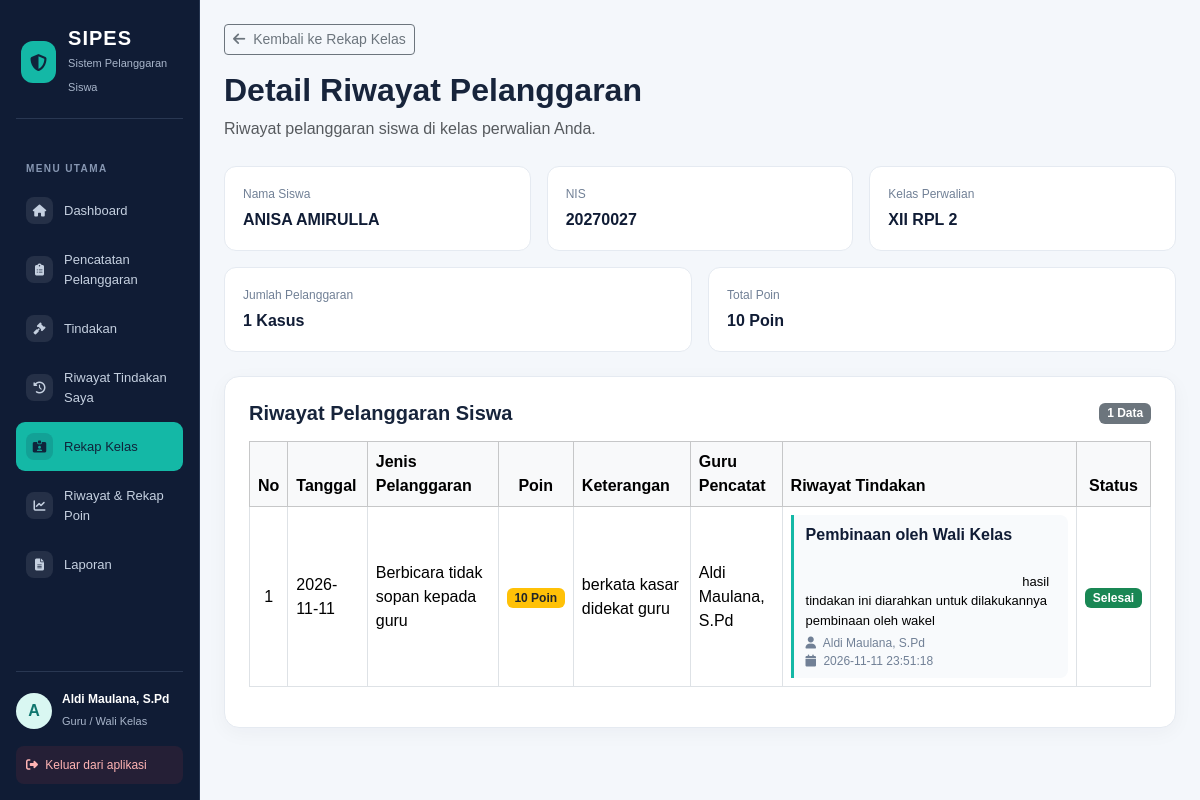
Page /detail_riwayat_pelanggaran.php?id=127 (signed in) on the committed database.
### tables this page shows
CREATE TABLE `t_siswa` (
  `id` int(11) NOT NULL,
  `nis` varchar(30) DEFAULT NULL,
  `nisn` varchar(20) NOT NULL,
  `nama` varchar(150) DEFAULT NULL,
  `jenis_kelamin` char(1) NOT NULL,
  `tanggal_lahir` date NOT NULL,
  `alamat` text NOT NULL,
  `status_aktif` tinyint(1) NOT NULL,
  `created_at` timestamp NOT NULL DEFAULT current_timestamp(),
  `updated_at` timestamp NOT NULL DEFAULT current_timestamp()
);

CREATE TABLE `t_kelas` (
  `id` int(11) NOT NULL,
  `nama` varchar(100) DEFAULT NULL,
  `tingkat` varchar(20) NOT NULL,
  `jurusan` varchar(100) NOT NULL,
  `status_aktif` tinyint(1) NOT NULL,
  `created_at` timestamp NOT NULL DEFAULT current_timestamp(),
  `updated_at` timestamp NOT NULL DEFAULT current_timestamp()
);

CREATE TABLE `t_pelanggaran_siswa` (
  `id` int(11) NOT NULL,
  `tahun_ajaran_id` int(11) DEFAULT NULL,
  `siswa_id` int(11) DEFAULT NULL,
  `nama_siswa` varchar(150) NOT NULL,
  `kelas_id` int(11) DEFAULT NULL,
  `nama_kelas` varchar(100) NOT NULL,
  `pelanggaran_id` int(11) DEFAULT NULL,
  `nama_pelanggaran` varchar(150) NOT NULL,
  `pelanggaran_kategori_id` int(11) DEFAULT NULL,
  `guru_id` int(11) DEFAULT NULL,
  `nama_guru` varchar(150) NOT NULL,
  `tanggal` date DEFAULT NULL,
  `keterangan` text NOT NULL,
  `poin` int(11) NOT NULL,
  `tindakan` text NOT NULL,
  `status` varchar(30) NOT NULL,
  `created_at` timestamp NOT NULL DEFAULT current_timestamp(),
  `updated_at` timestamp NOT NULL DEFAULT current_timestamp()
);

CREATE TABLE `t_riwayat_tindakan` (
  `id` int(11) NOT NULL,
  `pelanggaran_siswa_id` int(11) NOT NULL,
  `penindak_id` int(11) NOT NULL,
  `tindakan` varchar(150) NOT NULL,
  `keterangan` text NOT NULL,
  `tanggal_tindakan` datetime NOT NULL DEFAULT current_timestamp(),
  `created_at` timestamp NOT NULL DEFAULT current_timestamp()
);

CREATE TABLE `t_users` (
  `id` int(11) NOT NULL,
  `name` varchar(255) NOT NULL,
  `email` varchar(255) DEFAULT NULL,
  `email_verified_at` timestamp NOT NULL DEFAULT current_timestamp(),
  `password` varchar(255) DEFAULT NULL,
  `remember_token` varchar(100) NOT NULL,
  `role` varchar(255) NOT NULL,
  `created_at` timestamp NOT NULL DEFAULT current_timestamp(),
  `updated_at` timestamp NOT NULL DEFAULT current_timestamp()
);

### detail_riwayat_pelanggaran.php (the view, shortened to what this page needs)
<?php
include 'config/koneksi.php';
$user_id = (int) ($_SESSION['id'] ?? 0);
$siswa_id = filter_input(INPUT_GET, 'id', FILTER_VALIDATE_INT);
$stmt_wali = mysqli_prepare($koneksi, "
    SELECT
        k.id AS kelas_id,
        k.nama AS nama_kelas,
        ta.id AS tahun_ajaran_id
    FROM t_wali_kelas tw
    JOIN t_guru g ON tw.guru_id = g.id
    JOIN t_kelas k ON tw.kelas_id = k.id
    JOIN t_tahun_ajaran ta ON tw.tahun_ajaran_id = ta.id
    WHERE g.user_id = ?
      AND g.status_aktif = 1
      AND tw.status_aktif = 1
      AND k.status_aktif = 1
      AND ta.status_aktif = 1
    ORDER BY tw.id DESC
    LIMIT 1
");
mysqli_stmt_bind_param($stmt_wali, "i", $user_id);
mysqli_stmt_execute($stmt_wali);
$q_wali = mysqli_stmt_get_result($stmt_wali);
$data_wali = mysqli_fetch_assoc($q_wali);
$kelas_id_wali = (int) $data_wali['kelas_id'];
$tahun_ajaran_id_aktif = (int) $data_wali['tahun_ajaran_id'];
$nama_kelas_wali = $data_wali['nama_kelas'];
$stmt_siswa = mysqli_prepare($koneksi, "
    SELECT s.id, s.nis, s.nama
    FROM t_siswa s
    JOIN t_kelas_siswa ks
        ON ks.siswa_id = s.id
    WHERE s.id = ?
      AND s.status_aktif = 1
      AND ks.kelas_id = ?
      AND ks.tahun_ajaran_id = ?
      AND ks.status_aktif = 1
    LIMIT 1
");
mysqli_stmt_bind_param(
    $stmt_siswa,
    "iii",
    $siswa_id,
    $kelas_id_wali,
    $tahun_ajaran_id_aktif
);
mysqli_stmt_execute($stmt_siswa);
$q_siswa = mysqli_stmt_get_result($stmt_siswa);
$data_siswa = mysqli_fetch_assoc($q_siswa);
$stmt_riwayat = mysqli_prepare($koneksi, "
    SELECT
        ps.id,
        ps.tanggal,
        COALESCE(
            NULLIF(NULLIF(TRIM(ps.nama_pelanggaran), ''), '0'),
            NULLIF(NULLIF(TRIM(p.nama), ''), '0'),
            '-'
        ) AS nama_pelanggaran,
        ps.poin,
        ps.keterangan,
        COALESCE(
            NULLIF(NULLIF(TRIM(ps.nama_guru), ''), '0'),
            NULLIF(NULLIF(TRIM(g.nama), ''), '0'),
            '-'
        ) AS nama_guru,
        ps.tindakan,
        ps.status
    FROM t_pelanggaran_siswa ps
    LEFT JOIN t_pelanggaran p
        ON ps.pelanggaran_id = p.id
    LEFT JOIN t_guru g
        ON ps.guru_id = g.id
    WHERE ps.siswa_id = ?
      AND ps.kelas_id = ?
      AND ps.tahun_ajaran_id = ?
    ORDER BY ps.tanggal DESC, ps.id DESC
");
mysqli_stmt_bind_param(
    $stmt_riwayat,
    "iii",
    $siswa_id,
    $kelas_id_wali,
    $tahun_ajaran_id_aktif
);
mysqli_stmt_execute($stmt_riwayat);
$q_riwayat = mysqli_stmt_get_result($stmt_riwayat);
$data_riwayat = [];
while ($row = mysqli_fetch_assoc($q_riwayat)) {
    $data_riwayat[] = $row;
}
$stmt_tindakan = mysqli_prepare($koneksi, "
    SELECT
        rt.pelanggaran_siswa_id,
        rt.tindakan,
        rt.keterangan,
        rt.tanggal_tindakan,
        u.name AS nama_penindak
    FROM t_riwayat_tindakan rt
    INNER JOIN t_pelanggaran_siswa ps
        ON rt.pelanggaran_siswa_id = ps.id
    LEFT JOIN t_users u
        ON rt.penindak_id = u.id
    WHERE ps.siswa_id = ?
      AND ps.kelas_id = ?
      AND ps.tahun_ajaran_id = ?
    ORDER BY rt.tanggal_tindakan ASC, rt.id ASC
");
mysqli_stmt_bind_param(
    $stmt_tindakan,
    "iii",
    $siswa_id,
    $kelas_id_wali,
    $tahun_ajaran_id_aktif
);
mysqli_stmt_execute($stmt_tindakan);
$q_tindakan = mysqli_stmt_get_result($stmt_tindakan);
$data_tindakan = [];
while ($row_tindakan = mysqli_fetch_assoc($q_tindakan)) {
    $id_pelanggaran = (int) $row_tindakan['pelanggaran_siswa_id'];
    if (!isset($data_tindakan[$id_pelanggaran])) {
        $data_tindakan[$id_pelanggaran] = [];
    }
    $data_tindakan[$id_pelanggaran][] = $row_tindakan;
}
$total_poin = 0;
foreach ($data_riwayat as $riwayat) {
    $total_poin += (int) $riwayat['poin'];
}
function e($nilai)
{
    return htmlspecialchars((string) ($nilai ?? ''), ENT_QUOTES, 'UTF-8');
}
?>
<!DOCTYPE html>
<html lang="id">
<head>
    <link href="https://cdn.jsdelivr.net/npm/bootstrap@5.3.3/dist/css/bootstrap.min.css" rel="stylesheet">
    <link rel="stylesheet" href="https://cdnjs.cloudflare.com/ajax/libs/font-awesome/6.5.1/css/all.min.css">
</head>
<body>
<div class="container-fluid">
    <div class="row">
        <?php
        include 'includes/sidebar.php';
        ?>
        <main class="col-md-9 col-lg-10 p-4 ms-md-auto">
            <div class="page-header">
                <a href="rekap_wali_kelas.php" class="btn btn-outline-secondary btn-sm mb-3">
                    <i class="fas fa-arrow-left me-1"></i>
                    Kembali ke Rekap Kelas
                </a>
                <h2 class="fw-bold">
                    Detail Riwayat Pelanggaran
                </h2>
                <p class="text-muted mb-0">
                    Riwayat pelanggaran siswa di kelas perwalian Anda.
                </p>
            </div>
            <div class="row g-3 mb-4">
                <div class="col-md-4">
                    <div class="info-card">
                        <div class="info-label">Nama Siswa</div>
                        <div class="info-value">
                            <?= e($data_siswa['nama']); ?>
                        </div>
                    </div>
                </div>
                <div class="col-md-4">
                    <div class="info-card">
                        <div class="info-label">NIS</div>
                        <div class="info-value">
                            <?= e($data_siswa['nis']); ?>
                        </div>
                    </div>
                </div>
                <div class="col-md-4">
                    <div class="info-card">
                        <div class="info-label">Kelas Perwalian</div>
                        <div class="info-value">
                            <?= e($nama_kelas_wali); ?>
                        </div>
                    </div>
                </div>
                <div class="col-md-6">
                    <div class="info-card">
                        <div class="info-label">Jumlah Pelanggaran</div>
                        <div class="info-value">
                            <?= count($data_riwayat); ?> Kasus
                        </div>
                    </div>
                </div>
                <div class="col-md-6">
                    <div class="info-card">
                        <div class="info-label">Total Poin</div>
                        <div class="info-value">
                            <?= $total_poin; ?> Poin
                        </div>
                    </div>
                </div>
            </div>
            <div class="content-card">
                <div class="d-flex justify-content-between align-items-center mb-3">
                    <h5 class="fw-bold mb-0">
                        Riwayat Pelanggaran Siswa
                    </h5>
                    <span class="badge bg-secondary">
                        <?= count($data_riwayat); ?> Data
                    </span>
                </div>
                <div class="table-responsive">
                    <table class="table table-hover table-bordered align-middle">
                        <thead class="table-light">
                            <tr>
                                <th class="text-center">No</th>
                                <th>Tanggal</th>
                                <th>Jenis Pelanggaran</th>
                                <th class="text-center">Poin</th>
                                <th>Keterangan</th>
                                <th>Guru Pencatat</th>
                                <th>Riwayat Tindakan</th>
                                <th class="text-center">Status</th>
                            </tr>
                        </thead>
                        <tbody>
                            <?php if (count($data_riwayat) > 0): ?>
                                <?php $no = 1; foreach ($data_riwayat as $riwayat): ?>
                                    <tr>
                                        <td class="text-center">
                                            <?= $no++; ?>
                                        </td>
                                        <td>
                                            <?= e($riwayat['tanggal']); ?>
                                        </td>
                                        <td>
                                            <?= e($riwayat['nama_pelanggaran']); ?>
                                        </td>
                                        <td class="text-center">
                                            <span class="badge bg-warning text-dark">
                                                <?= (int) $riwayat['poin']; ?> Poin
                                            </span>
                                        </td>
                                        <td>
                                            <?= e($riwayat['keterangan'] ?: '-'); ?>
                                        </td>
                                        <td>
                                            <?= e($riwayat['nama_guru']); ?>
                                        </td>
                                        <td class="riwayat-tindakan">
                                            <?php
                                            $id_pelanggaran = (int) $riwayat['id'];
                                            $daftar_tindakan = $data_tindakan[$id_pelanggaran] ?? [];
                                            ?>
                                            <?php if (count($daftar_tindakan) > 0): ?>
                                                <?php foreach ($daftar_tindakan as $tindakan): ?>
                                                    <div class="tindakan-item">
                                                        <div class="tindakan-nama">
                                                            <?= e($tindakan['tindakan']); ?>
                                                        </div>
                                                        <div class="tindakan-keterangan">
                                                            <?= e($tindakan['keterangan']); ?>
                                                        </div>
                                                        <div class="tindakan-meta">
                                                            <i class="fas fa-user me-1"></i>
                                                            <?= e($tindakan['nama_penindak'] ?: 'Petugas'); ?>
                                                            <br>
                                                            <i class="fas fa-calendar me-1"></i>
                                                            <?= e($tindakan['tanggal_tindakan']); ?>
                                                        </div>
                                                    </div>
                                                <?php endforeach; ?>
                                            <?php else: ?>
                                                <span class="text-muted">
                                                    Belum ada tindakan
                                                </span>
                                            <?php endif; ?>
                                        </td>
                                        <td class="text-center">
                                            <?php if (strtolower(trim($riwayat['status'] ?? '')) === 'selesai'): ?>
                                                <span class="badge bg-success">
                                                    Selesai
                                                </span>
                                            <?php else: ?>
                                                <span class="badge bg-warning text-dark">
                                                    <?= e($riwayat['status'] ?: 'Tercatat'); ?>
                                                </span>
                                            <?php endif; ?>
                                        </td>
                                    </tr>
                                <?php endforeach; ?>
                            <?php endif; ?>
                        </tbody>
                    </table>
                </div>
            </div>
        </main>
    </div>
</div>
</body>
</html>

### detail_riwayat_pelanggaran.php (style rules this page uses)
:root { --navy: #101c35; --teal: #14b8a6; --background: #f4f7fb; --text: #17243b; }
body { margin: 0; background: var(--background); color: var(--text); font-family: Arial, Helvetica, sans-serif; }
main { min-height: 100vh; padding: 32px !important; }
.page-header { margin-bottom: 25px; }
.content-card { background: #fff; border: 1px solid #e5eaf1; border-radius: 15px; padding: 24px; box-shadow: 0 5px 20px rgba(16, 28, 53, 0.04); }
.info-card { background: #fff; border: 1px solid #e5eaf1; border-radius: 12px; padding: 18px; height: 100%; }
.info-label { color: #718096; font-size: 12px; margin-bottom: 5px; }
.info-value { color: var(--navy); font-size: 16px; font-weight: 700; }
.riwayat-tindakan { min-width: 220px; }
.tindakan-item { border-left: 3px solid var(--teal); padding: 8px 0 8px 12px; margin-bottom: 10px; background: #f8fafc; border-radius: 0 8px 8px 0; }
.tindakan-item:last-child { margin-bottom: 0; }
.tindakan-nama { font-weight: 700; color: var(--navy); }
.tindakan-meta { font-size: 12px; color: #718096; margin-top: 4px; }
.tindakan-keterangan { font-size: 13px; margin-top: 5px; white-space: pre-wrap; overflow-wrap: anywhere; }

### rows in the picture
t_siswa: nama "ANISA AMIRULLA", nis "20270027"
t_kelas: nama "XII RPL 2"
t_pelanggaran_siswa: tanggal "2026-11-11", nama_pelanggaran "Berbicara tidak sopan kepada guru", poin "10", keterangan "berkata kasar didekat guru", nama_guru "Aldi Maulana, S.Pd", status "Selesai"
t_riwayat_tindakan: tindakan "Pembinaan oleh Wali Kelas", keterangan "hasil tindakan ini diarahkan untuk dilakukannya pembinaan oleh wakel", penindak.name "Aldi Maulana, S.Pd", tanggal_tindakan "2026-11-11 23:51:18"

### other values in the picture
substr($_SESSION['name'] ?? 'U', 0, 1) "A"
$_SESSION['name'] "Aldi Maulana, S.Pd"
count($data_riwayat) "1"
$total_poin "10"
